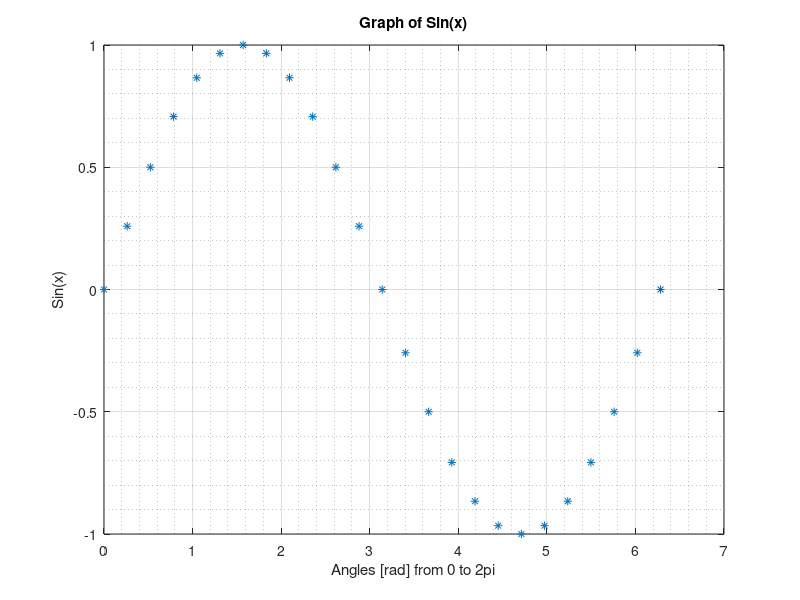
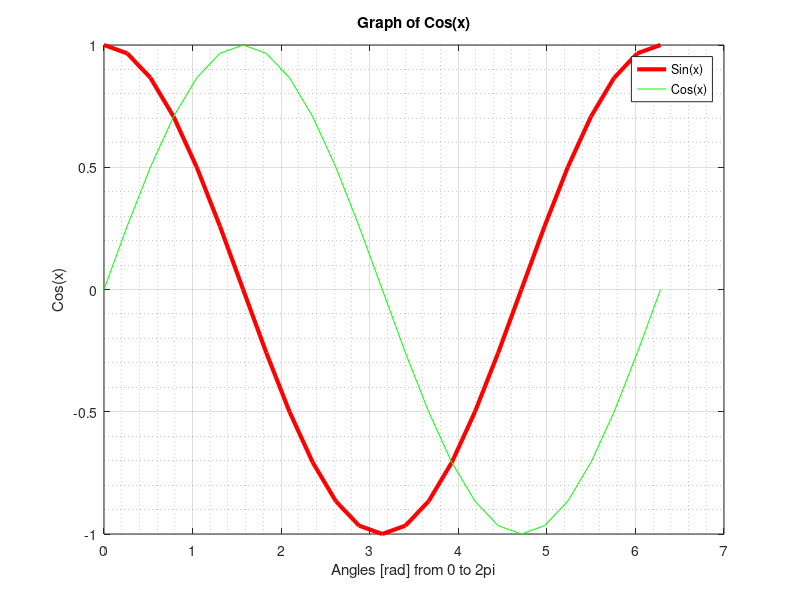
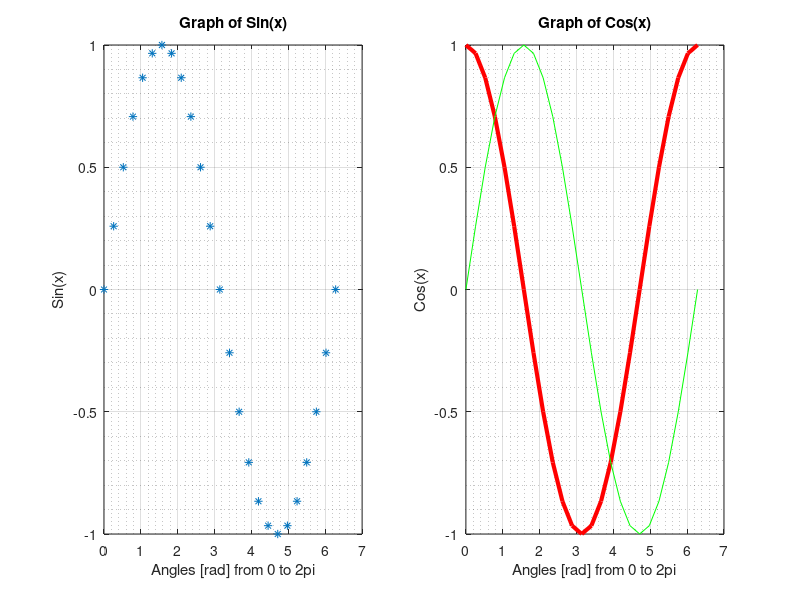

These charts were generated, in order, by the following MATLAB code:
%Roshan Jaiswal-Ferri
%Aero 215 Lab 3: 09/28/23

close all;      %Clears all
clear all;      %Clears Workspace
clc;            %Clears Command Window

%variables: 

%Creates an evenly spaces vector starting at 0 going to 2pi,
%and the last number determines how many total values are calculated if
%left blank it will default to 100, replace 2*pi with 360 and sin with sind
%to work with degrees instead.

xValues = linspace(0, 2*pi, 25);

yValues = sin(xValues);

y2Values = cos(xValues);
%Figure creates a popup wondow, which we can put a graph on

figure;
plot(xValues, yValues, '*') %'* showes the plot points with no line. two sashes (--) is a dashed line
xlabel('Angles [rad] from 0 to 2pi');
ylabel('Sin(x)')
title('Graph of Sin(x)')
grid on;
grid minor; %Adds more smaller grid lines

figure;
plot(xValues, y2Values, 'r', 'lineWidth', 3) %the 'r' changes the color to red, 'lineWidth' with the following comma and number changes the width default is one
hold on; %Tells matlab to add another plot on top
plot(xValues, yValues,'g') % Now, both lines will appear
xlabel('Angles [rad] from 0 to 2pi');
ylabel('Cos(x)')
title('Graph of Cos(x)')
grid on;
grid minor; %Adds more smaller grid lines
legend('Sin(x)', 'Cos(x)', 'Location', 'best') %Creates a legend for the graph in order of which plot comes first, the location can also be changed to any cardinal direction as well as 'best' where matlab will autoplace it

figure;
subplot(1, 2, 1); %puts multiple plots on one figure/window with the numbers changing the position
plot(xValues, yValues, '*') %'* showes the plot points with no line. two sashes (--) is a dashed line
xlabel('Angles [rad] from 0 to 2pi');
ylabel('Sin(x)')
title('Graph of Sin(x)')
grid on;
grid minor; %Adds more smaller grid lines
subplot(1, 2, 2)
plot(xValues, y2Values, 'r', 'lineWidth', 3) %the 'r' changes the color to red, 'lineWidth' with the following comma and number changes the width default is one
hold on; %Tells matlab to add another plot on top
plot(xValues, yValues,'g') % Now, both lines will appear
xlabel('Angles [rad] from 0 to 2pi');
ylabel('Cos(x)')
title('Graph of Cos(x)')
grid on;
grid minor; %Adds more smaller grid lines










